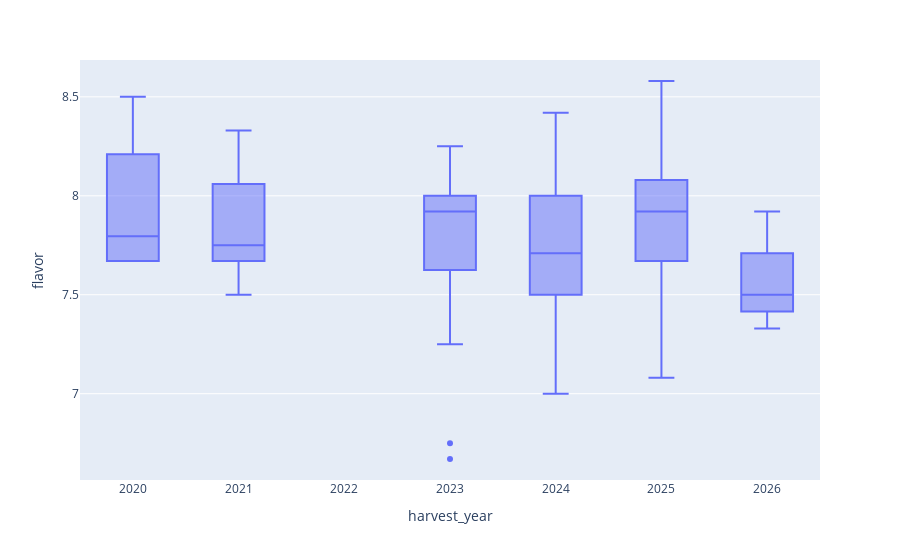

Write notebook code for a chart like this one.
### Code cell
px.box(working, x='harvest_year', y='flavor')

### Figure 1 — Plotly figure (JSON) as saved in the notebook; plotly's stock layout.template omitted (floating-point values rounded to 4 significant figures; data arrays with more than 128 entries replaced by an {"elided": "..."} marker saying what was removed)
{"data": [{"alignmentgroup": "True", "hovertemplate": "harvest_year=%{x}<br>flavor=%{y}<extra></extra>", "legendgroup": "", "marker": {"color": "#636efa"}, "name": "", "notched": false, "offsetgroup": "", "orientation": "v", "showlegend": false, "type": "box", "x": {"elided": "402 int values"}, "x0": " ", "xaxis": "x", "y": {"elided": "402 float values"}, "y0": " ", "yaxis": "y"}], "layout": {"boxmode": "group", "legend": {"tracegroupgap": 0}, "margin": {"t": 60}, "xaxis": {"anchor": "y", "domain": [0, 1], "title": {"text": "harvest_year"}}, "yaxis": {"anchor": "x", "domain": [0, 1], "title": {"text": "flavor"}}}}
